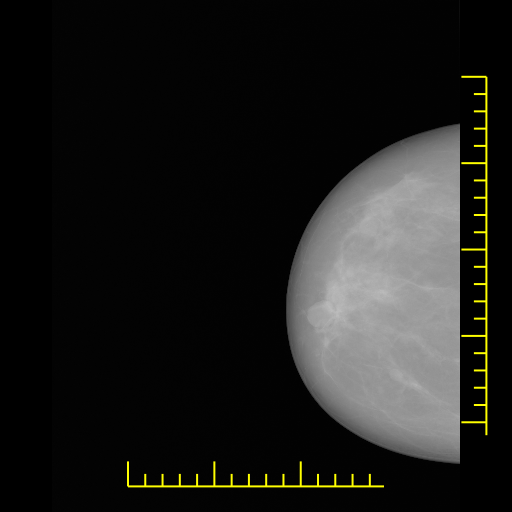
#> input picture Dataset/CC/Benign/336.jpg, 512 x 512 px; its folder holds only this picture in this run
$ jupyter execute --allow-errors 01_preprocessing.ipynb   (shell and % lines are left out)
#> lines starting #> are read from the running program, lines starting #| are printed output that depends on the picture; after the words box and inside, x2 and y2 are one past the last pixel; in counts of white or black regions, pixels touching at a corner belong together
# 01 — Mammography Preprocessing

Preprocessing pipeline for dual-view (CC + MLO) full-field digital mammograms.

**Pipeline:** artifact removal → breast-ROI crop → orientation normalization → pectoral-muscle removal (MLO only) → CLAHE → square resize-pad.

**Input:** `RAW_ROOT/{CC,MLO}/{Benign,Malign,Normal}/*.{png,jpg,...}`
**Output:** `PROC_ROOT/{CC,MLO}/{Benign,Malign,Normal}/<name>_proc.png` (1024×1024, grayscale)

Deterministic and non-destructive: raw images are never modified.

[cell 1]
# Configuration

import os
import cv2
import warnings
import numpy as np
import matplotlib
import matplotlib.pyplot as plt
from tqdm.auto import tqdm

matplotlib.rcParams.update({'figure.dpi': 150, 'font.size': 10})
warnings.filterwarnings('ignore')

# Auto-detect the raw data root (must contain CC/Benign and MLO/Benign).
RAW_CANDIDATES = [
    '/home/user/Projeler/Mamografi/raw',
    '/home/user/Projeler/Mamografi',
]
RAW_ROOT = next(
    (r for r in RAW_CANDIDATES
     if os.path.isdir(os.path.join(r, 'CC', 'Benign'))
     and os.path.isdir(os.path.join(r, 'MLO', 'Benign'))),
    None,
)
assert RAW_ROOT, f'No raw root with CC/Benign and MLO/Benign found in {RAW_CANDIDATES}. Set RAW_ROOT manually.'

PROC_ROOT   = '/home/user/Projeler/Mamografi/processed'
TARGET_SIZE = 1024
CLAHE_CLIP  = 2.0
CLAHE_TILE  = 8
VALID_EXTS  = ('.jpg', '.jpeg', '.png', '.bmp', '.tif', '.tiff')

# Raw subfolder -> processed relative path.
FOLDER_MAP = {
    'CC':  {'Benign': 'CC/Benign',  'Malign': 'CC/Malign',  'Normal': 'CC/Normal'},
    'MLO': {'Benign': 'MLO/Benign', 'Malign': 'MLO/Malign', 'Normal': 'MLO/Normal'},
}

print(f'RAW_ROOT   : {RAW_ROOT}')
print(f'PROC_ROOT  : {PROC_ROOT}')
print(f'TARGET_SIZE: {TARGET_SIZE}px | CLAHE clip={CLAHE_CLIP}, tile={CLAHE_TILE}x{CLAHE_TILE}')
#> (the rest of this cell did not finish here and is left out)

[cell 2]
# Preprocessing functions

def remove_artifacts(gray, bgr=None):
    """Remove text annotations, scale bars and bright overlays.

    Strategies: (1) HSV color masking of yellow markers and white text;
    (2) morphological top-hat + connected-component analysis for small bright
    objects; (3) border-region bright suppression; (4) tissue-protection gate
    that excludes the two largest bright components (breast tissue);
    (5) adaptive inpainting (NS for sparse masks, TELEA otherwise).
    """
    H, W = gray.shape
    combined = np.zeros((H, W), dtype=np.uint8)

    # 1. HSV color masking
    if bgr is not None:
        hsv = cv2.cvtColor(bgr, cv2.COLOR_BGR2HSV)
        yellow = cv2.inRange(hsv, np.array([15, 50, 80], np.uint8), np.array([45, 255, 255], np.uint8))
        white  = cv2.inRange(hsv, np.array([0, 0, 200], np.uint8), np.array([180, 35, 255], np.uint8))
        color_mask = cv2.dilate(cv2.bitwise_or(yellow, white), np.ones((5, 5), np.uint8), iterations=2)
        combined = cv2.bitwise_or(combined, color_mask)

    # 2. Morphological top-hat + connected-component analysis
    tophat = cv2.morphologyEx(gray, cv2.MORPH_TOPHAT, cv2.getStructuringElement(cv2.MORPH_RECT, (35, 35)))
    _, tophat_bin = cv2.threshold(tophat, 22, 255, cv2.THRESH_BINARY)
    n, labels, stats, _ = cv2.connectedComponentsWithStats(tophat_bin, connectivity=8)
    morph_mask = np.zeros_like(tophat_bin)
    for i in range(1, n):
        a = stats[i, cv2.CC_STAT_AREA]
        x0, y0 = stats[i, cv2.CC_STAT_LEFT], stats[i, cv2.CC_STAT_TOP]
        w0, h0 = stats[i, cv2.CC_STAT_WIDTH], stats[i, cv2.CC_STAT_HEIGHT]
        near_border = (x0 < W * 0.12 or x0 + w0 > W * 0.88 or y0 < H * 0.12 or y0 + h0 > H * 0.88)
        if (10 < a < 600) or (near_border and a < 5000):
            morph_mask[labels == i] = 255
    morph_mask = cv2.dilate(morph_mask, np.ones((5, 5), np.uint8), iterations=1)
    combined = cv2.bitwise_or(combined, morph_mask)

    # 3. Border-region bright suppression
    bh, bw = int(H * 0.12), int(W * 0.12)
    tissue_px = gray[gray > 10]
    t_mean = float(tissue_px.mean()) if len(tissue_px) > 100 else 50.0
    bright_thr = int(min(t_mean * 1.30, 230))
    border = np.zeros((H, W), dtype=np.uint8)
    border[:bh, :] = 255; border[H - bh:, :] = 255
    border[:, :bw] = 255; border[:, W - bw:] = 255
    bright_bdr = cv2.bitwise_and(border, (gray > bright_thr).astype(np.uint8) * 255)
    combined = cv2.bitwise_or(combined, bright_bdr)

    # 4. Tissue-protection gate
    _, otsu_bin = cv2.threshold(gray, 0, 255, cv2.THRESH_BINARY + cv2.THRESH_OTSU)
    nb_t, lab_t, stats_t, _ = cv2.connectedComponentsWithStats(otsu_bin, connectivity=8)
    if nb_t >= 2:
        top2 = sorted(range(1, nb_t), key=lambda i: stats_t[i, cv2.CC_STAT_AREA], reverse=True)[:2]
        protect = np.zeros_like(gray, dtype=np.uint8)
        for idx in top2:
            protect[lab_t == idx] = 255
        protect_e = cv2.erode(protect, np.ones((17, 17), np.uint8), iterations=3)
        combined[protect_e > 0] = 0

    # 5. Adaptive inpainting
    mask_frac = float(combined.sum()) / (H * W * 255)
    method = cv2.INPAINT_NS if mask_frac < 0.04 else cv2.INPAINT_TELEA
    cleaned = cv2.inpaint(gray, combined, 7, method)
    return cleaned, combined


def crop_breast_roi(gray, pad_frac=0.02):
    """Crop to the largest Otsu connected component (breast) with relative padding."""
    blur = cv2.GaussianBlur(gray, (15, 15), 0)
    _, binary = cv2.threshold(blur, 0, 255, cv2.THRESH_BINARY + cv2.THRESH_OTSU)
    n, labels, stats, _ = cv2.connectedComponentsWithStats(binary, connectivity=8)
    if n < 2:
        return gray
    largest = int(np.argmax(stats[1:, cv2.CC_STAT_AREA])) + 1
    x, y = stats[largest, cv2.CC_STAT_LEFT], stats[largest, cv2.CC_STAT_TOP]
    w, h = stats[largest, cv2.CC_STAT_WIDTH], stats[largest, cv2.CC_STAT_HEIGHT]
    H, W = gray.shape
    px, py = int(W * pad_frac), int(H * pad_frac)
    return gray[max(0, y - py):min(H, y + h + py), max(0, x - px):min(W, x + w + px)]


def normalize_orientation(gray):
    """Flip horizontally so breast tissue always faces right."""
    W = gray.shape[1]
    flip = bool(gray[:, :W // 2].mean() > gray[:, W // 2:].mean())
    return (cv2.flip(gray, 1) if flip else gray), flip


def remove_pectoral_mlo(gray, search_frac=0.45):
    """Conservative MLO pectoral-muscle removal.

    Searches the upper region for a bright triangular contour touching the top
    border near a lateral edge, fits a line to its inner boundary, and zeroes the
    pectoral side. Returns the image unchanged if no clear pectoral is found.
    """
    H, W = gray.shape
    sh = int(H * search_frac)
    upper = gray[:sh, :]
    blur = cv2.GaussianBlur(upper, (11, 11), 0)
    _, binary = cv2.threshold(blur, 0, 255, cv2.THRESH_BINARY + cv2.THRESH_OTSU)
    contours, _ = cv2.findContours(binary, cv2.RETR_EXTERNAL, cv2.CHAIN_APPROX_SIMPLE)
    pect_cnt = None
    for cnt in sorted(contours, key=cv2.contourArea, reverse=True)[:5]:
        if cv2.contourArea(cnt) < 500:
            continue
        M = cv2.moments(cnt)
        if M['m00'] == 0:
            continue
        cx, cy = M['m10'] / M['m00'], M['m01'] / M['m00']
        if int(cnt[:, 0, 1].min()) < 5 and cy < sh * 0.4 and (cx < W * 0.3 or cx > W * 0.7):
            pect_cnt = cnt
            break
    if pect_cnt is None or len(pect_cnt) < 5:
        return gray
    vx, vy, x0, y0 = (float(v) for v in cv2.fitLine(pect_cnt, cv2.DIST_L2, 0, 0.01, 0.01))
    cx = cv2.moments(pect_cnt)['m10'] / cv2.moments(pect_cnt)['m00']
    result = gray.copy()
    for row in range(sh):
        col = int(x0 + (vx / vy) * (row - y0)) if abs(vy) > 1e-6 else int(x0)
        col = max(0, min(W - 1, col))
        if cx < W / 2:
            result[row, :col] = 0
        else:
            result[row, col:] = 0
    return result


def resize_pad(gray, size):
    """Aspect-ratio-preserving resize, zero-padded to a square canvas."""
    h, w = gray.shape
    scale = size / max(h, w)
    nh, nw = max(1, int(round(h * scale))), max(1, int(round(w * scale)))
    resized = cv2.resize(gray, (nw, nh), interpolation=cv2.INTER_AREA)
    canvas = np.zeros((size, size), dtype=np.uint8)
    canvas[(size - nh) // 2:(size - nh) // 2 + nh, (size - nw) // 2:(size - nw) // 2 + nw] = resized
    return canvas


def preprocess(img_path, target_size=1024, view='CC', clahe_clip=2.0, clahe_tile=8):
    """Run the full preprocessing pipeline on a single mammogram."""
    bgr = cv2.imread(img_path)
    if bgr is None:
        raise FileNotFoundError(f'Cannot load: {img_path}')
    gray = cv2.cvtColor(bgr, cv2.COLOR_BGR2GRAY)
    gray, art_mask = remove_artifacts(gray, bgr)
    gray = crop_breast_roi(gray)
    gray, flipped = normalize_orientation(gray)
    pectoral_removed = False
    if view.upper() == 'MLO':
        before = gray.copy()
        gray = remove_pectoral_mlo(gray)
        pectoral_removed = bool((before != gray).any())
    clahe = cv2.createCLAHE(clipLimit=clahe_clip, tileGridSize=(clahe_tile, clahe_tile))
    gray = clahe.apply(gray)
    gray = resize_pad(gray, target_size)
    meta = {'view': view, 'artifact_px': int(art_mask.sum() // 255),
            'flipped': flipped, 'pectoral_removed': pectoral_removed}
    return gray, meta

print('Preprocessing functions loaded.')

[cell 3]
# Quality-control visualization: CC and MLO, step by step

def find_first_image(folder):
    for dp, _, fs in os.walk(folder):
        for f in sorted(fs):
            if f.lower().endswith(VALID_EXTS):
                return os.path.join(dp, f)
    return None

test_cc  = find_first_image(os.path.join(RAW_ROOT, 'CC'))
test_mlo = find_first_image(os.path.join(RAW_ROOT, 'MLO'))
print(f'CC  sample : {test_cc}')
print(f'MLO sample : {test_mlo}')

STEP_LABELS = ['1. Raw', '2. Artifact removal', '3. Crop + orient', '4. Pectoral (MLO)', '5. CLAHE + resize']
fig, axes = plt.subplots(2, 5, figsize=(26, 10))

for ri, (path, view) in enumerate([(test_cc, 'CC'), (test_mlo, 'MLO')]):
    if path is None:
        for ax in axes[ri]:
            ax.axis('off')
        print(f'[WARN] No sample found for {view}')
        continue
    bgr = cv2.imread(path)
#> bgr is the input picture: shape (512, 512, 3); mean B, G, R 26.7, 28.9, 28.9
    gray0 = cv2.cvtColor(bgr, cv2.COLOR_BGR2GRAY)
    g1, art_mask = remove_artifacts(gray0.copy(), bgr)
#> in remove_artifacts, `hsv = cv2.cvtColor(bgr, cv2.COLOR_BGR2HSV)`: hsv: shape (512, 512, 3); mean H, S, V 0.4, 3.3, 28.9
#> in remove_artifacts, `yellow = cv2.inRange(hsv, np.array([15, 50, 80], np.uint8), np.array([..`:
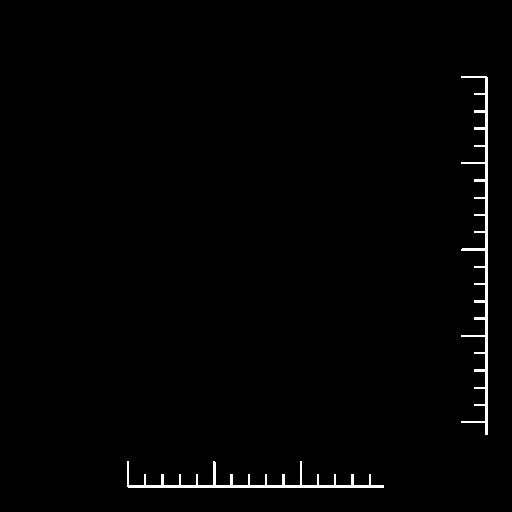
#> yellow: shape (512, 512); 1.1% white; 2 white regions, box (x1, y1, x2, y2) and area: (461, 76, 488, 435) 1757, (127, 461, 384, 488) 1245
#> in remove_artifacts, `white  = cv2.inRange(hsv, np.array([0, 0, 200], np.uint8), np.array([1..`: white: shape (512, 512); every value is 0
#> in remove_artifacts, `color_mask = cv2.dilate(cv2.bitwise_or(yellow, white), np.ones((5, 5),..`: color_mask: shape (512, 512); 4.6% white; 2 white regions, box (x1, y1, x2, y2) and area: (457, 72, 492, 439) 7085, (123, 457, 388, 492) 5021
#> in remove_artifacts, `_, tophat_bin = cv2.threshold(tophat, 22, 255, cv2.THRESH_BINARY)`: tophat_bin: shape (512, 512); 1.5% white; 14 white regions (7 under 20 px), largest, box (x1, y1, x2, y2) and area: (461, 75, 488, 436) 1915, (127, 461, 384, 488) 1332, (428, 123, 460, 143) 287
#> in remove_artifacts, `n, labels, stats, _ = cv2.connectedComponentsWithStats(tophat_bin, con..`:
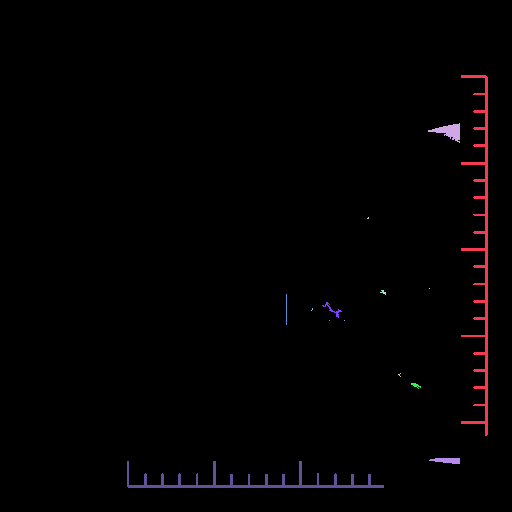
#> labels: shape (512, 512) int32; 15 distinct labels, from 0 to 14; one colour per label, 0 black
#> in remove_artifacts, `n, labels, stats, _ = cv2.connectedComponentsWithStats(tophat_bin, con..`: n = 15; stats = 15 rows, first 6: [0, 0, 512, 512, 258327], [461, 75, 27, 361, 1915], [428, 123, 32, 20, 287], [367, 217, 2, 2, 3], [429, 288, 1, 1, 1], [380, 290, 6, 5, 15]
#> the loop in remove_artifacts, `for i in range(1, n):` made 14 passes
#> (a, x0, y0, w0, h0, near_border) on passes 1 to 12: (1915, 461, 75, 27, 361, True), (287, 428, 123, 32, 20, True), (3, 367, 217, 2, 2, False), (1, 429, 288, 1, 1, False), (15, 380, 290, 6, 5, False), (31, 286, 294, 1, 31, False), (60, 322, 302, 20, 16, False), (3, 311, 308, 2, 3, False), (1, 329, 320, 1, 1, False), (1, 344, 320, 1, 1, False), (5, 398, 373, 3, 4, False), (27, 411, 383, 10, 6, False)
#> in remove_artifacts, `morph_mask = cv2.dilate(morph_mask, np.ones((5, 5), np.uint8), iterati..`: morph_mask: shape (512, 512); 3.5% white; 8 white regions, largest, box (x1, y1, x2, y2) and area: (459, 73, 490, 438) 4635, (125, 459, 386, 490) 3228, (426, 121, 462, 145) 520
#> in remove_artifacts, `combined = cv2.bitwise_or(combined, morph_mask)`:
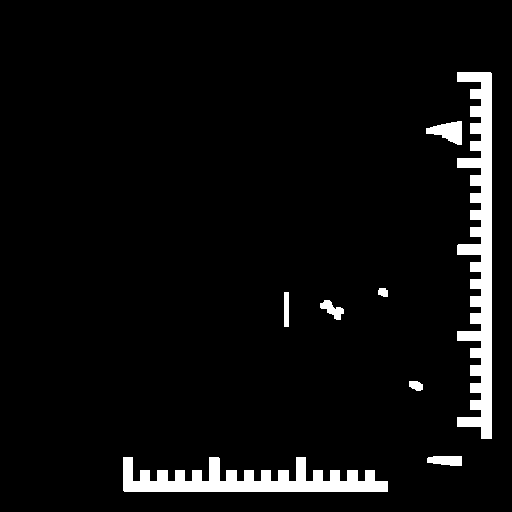
#> combined: shape (512, 512); 5.2% white; 8 white regions, largest, box (x1, y1, x2, y2) and area: (457, 72, 492, 439) 7085, (123, 457, 388, 492) 5021, (426, 121, 462, 145) 520
#> in remove_artifacts, `t_mean = float(tissue_px.mean()) if len(tissue_px) > 100 else 50.0`: t_mean = 143.7
#> in remove_artifacts, `bright_thr = int(min(t_mean * 1.30, 230))`: bright_thr = 186
#> in remove_artifacts, `bright_bdr = cv2.bitwise_and(border, (gray > bright_thr).astype(np.uin..`: bright_bdr: shape (512, 512); 0.51% white in thin lines or dots, all inside (x1, y1, x2, y2) = (127, 76, 487, 487)
#> in remove_artifacts, `bright_bdr = cv2.bitwise_and(border, (gray > bright_thr).astype(np.uin..`:
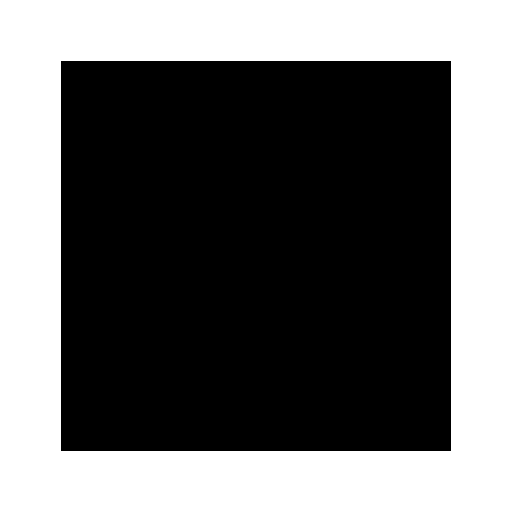
#> border: shape (512, 512); 42% white; 1 white region, box (x1, y1, x2, y2) and area: (0, 0, 512, 512) 110044
#> in remove_artifacts, `_, otsu_bin = cv2.threshold(gray, 0, 255, cv2.THRESH_BINARY + cv2.THRE..`: otsu_bin: shape (512, 512); 18.4% white; 4 white regions (1 under 20 px), largest, box (x1, y1, x2, y2) and area: (287, 125, 460, 463) 45196, (461, 76, 488, 435) 1756, (127, 461, 384, 488) 1245
#> in remove_artifacts, `nb_t, lab_t, stats_t, _ = cv2.connectedComponentsWithStats(otsu_bin, c..`:
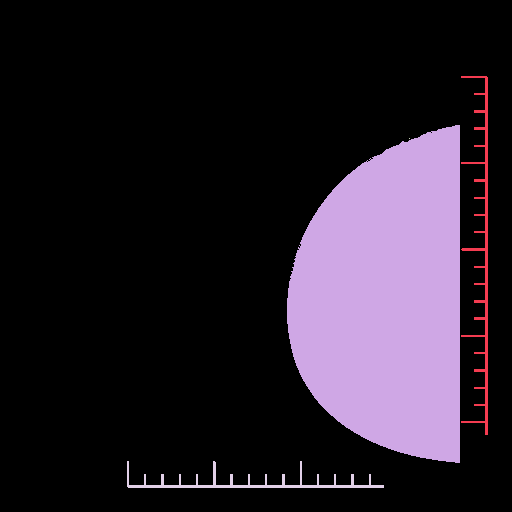
#> lab_t: shape (512, 512) int32; 5 distinct labels, from 0 to 4; one colour per label, 0 black
#> in remove_artifacts, `nb_t, lab_t, stats_t, _ = cv2.connectedComponentsWithStats(otsu_bin, c..`: nb_t = 5; stats_t = [[0, 0, 512, 512, 213946], [461, 76, 27, 359, 1756], [287, 125, 173, 338, 45196], [409, 138, 1, 1, 1], [127, 461, 257, 27, 1245]]
#> in remove_artifacts, `top2 = sorted(range(1, nb_t), key=lambda i: stats_t[i, cv2.CC_STAT_ARE..`: top2 = [2, 1]
#> the loop in remove_artifacts, `for idx in top2:` made 2 passes
#> idx on pass 1: 2
#> after the loop in remove_artifacts, `for idx in top2:`:
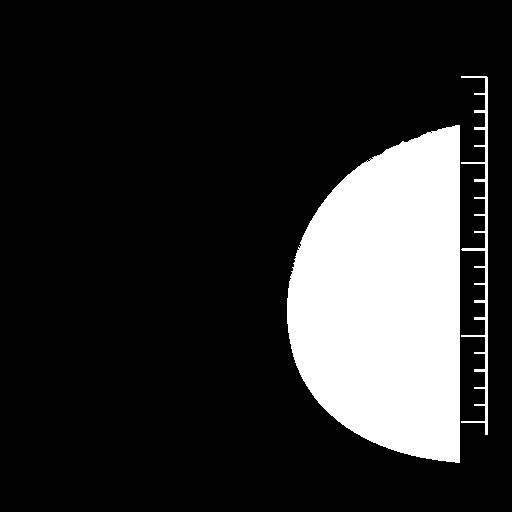
#> protect: shape (512, 512); 17.9% white; 2 white regions, box (x1, y1, x2, y2) and area: (287, 125, 460, 463) 45196, (461, 76, 488, 435) 1756
#> in remove_artifacts, `protect_e = cv2.erode(protect, np.ones((17, 17), np.uint8), iterations..`: protect_e: shape (512, 512); 8.9% white; 1 white region, box (x1, y1, x2, y2) and area: (313, 163, 436, 432) 23410
#> in remove_artifacts, `combined[protect_e > 0] = 0`:
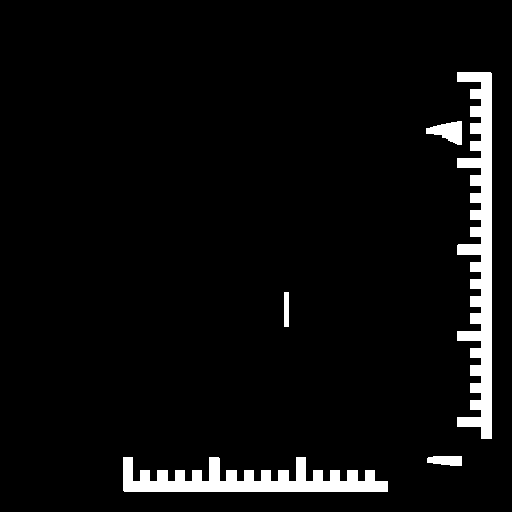
#> combined: shape (512, 512); 5% white; 5 white regions, box (x1, y1, x2, y2) and area: (457, 72, 492, 439) 7085, (123, 457, 388, 492) 5021, (426, 121, 462, 145) 520, (427, 456, 462, 466) 300, (284, 292, 289, 327) 175
#> in remove_artifacts, `mask_frac = float(combined.sum()) / (H * W * 255)`: mask_frac = 0.05
#> in remove_artifacts, `method = cv2.INPAINT_NS if mask_frac < 0.04 else cv2.INPAINT_TELEA`: method = 1
    g2 = crop_breast_roi(g1)
#> in crop_breast_roi, `_, binary = cv2.threshold(blur, 0, 255, cv2.THRESH_BINARY + cv2.THRESH..`:
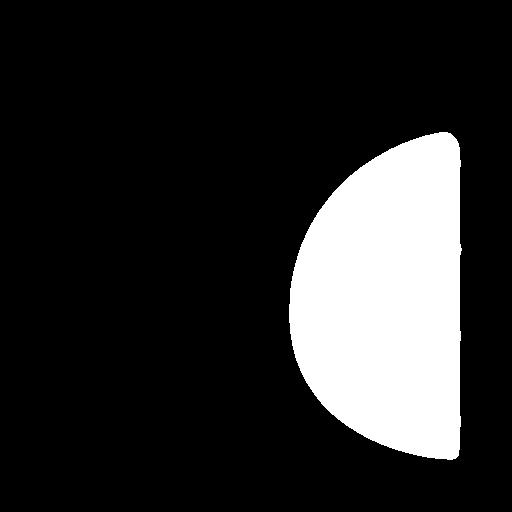
#> binary: shape (512, 512); 16.9% white; 1 white region, box (x1, y1, x2, y2) and area: (289, 132, 462, 460) 44201
#> in crop_breast_roi, `n, labels, stats, _ = cv2.connectedComponentsWithStats(binary, connect..`: n = 2; stats = [[0, 0, 512, 512, 217943], [289, 132, 173, 328, 44201]]
#> in crop_breast_roi, `largest = int(np.argmax(stats[1:, cv2.CC_STAT_AREA])) + 1`: largest = 1
#> in crop_breast_roi, `x, y = stats[largest, cv2.CC_STAT_LEFT], stats[largest, cv2.CC_STAT_TOP]`: x = 289; y = 132
#> in crop_breast_roi, `w, h = stats[largest, cv2.CC_STAT_WIDTH], stats[largest, cv2.CC_STAT_H..`: w = 173; h = 328
#> in crop_breast_roi, `return gray[max(0, y - py):min(H, y + h + py), max(0, x - px):min(W, x..`:
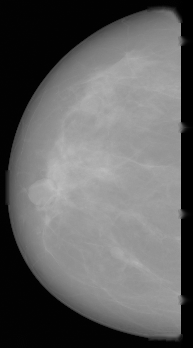
#> returned value: shape (348, 193); min 0, max 188, mean 98.6
    g3, flipped = normalize_orientation(g2)
#> in normalize_orientation, `flip = bool(gray[:, :W // 2].mean() > gray[:, W // 2:].mean())`: flip = False
#> flipped = False
    g4 = remove_pectoral_mlo(g3) if view == 'MLO' else g3.copy()
    clahe_op = cv2.createCLAHE(clipLimit=CLAHE_CLIP, tileGridSize=(CLAHE_TILE, CLAHE_TILE))
    g5 = resize_pad(clahe_op.apply(g4), TARGET_SIZE)
#> in resize_pad, `canvas[(size - nh) // 2:(size - nh) // 2 + nh, (size - nw) // 2:(size ..`:
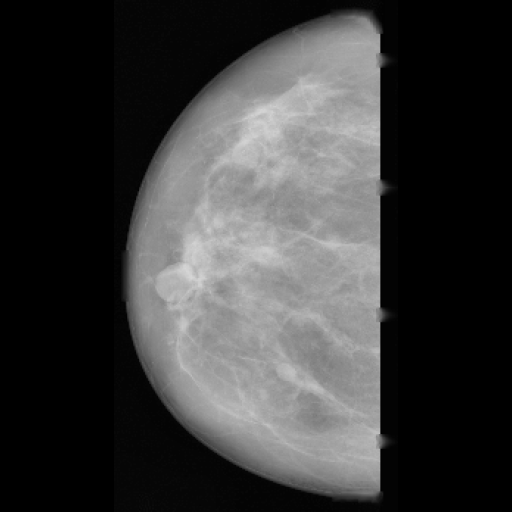
#> canvas: shape (1024, 1024) (shown at 1/2 size); min 0, max 214, mean 58
    pect_note = ('Pectoral removed' if (g3 != g4).any()
                 else 'No pectoral detected' if view == 'MLO' else 'N/A (CC view)')
#> pect_note = 'N/A (CC view)'
    details = [f'{gray0.shape[1]}x{gray0.shape[0]} px',
               f'{int(art_mask.sum() // 255)} px inpainted',
               f"{'Flipped' if flipped else 'No flip'} | {g3.shape[1]}x{g3.shape[0]}",
               pect_note,
               f'{TARGET_SIZE}x{TARGET_SIZE} px']
#> details = ['512x512 px', '13101 px inpainted', 'No flip | 193x348', 'N/A (CC view)', '1024x1024 px']
    for ci, (img, lbl, det) in enumerate(zip([gray0, g1, g3, g4, g5], STEP_LABELS, details)):
        ax = axes[ri, ci]
        ax.imshow(img, cmap='gray', aspect='auto')
        ax.set_title(f'[{view}] {lbl}\n{det}', fontsize=9, pad=4)
        ax.axis('off')
#> this loop made 5 passes
#> (lbl, det) on passes 1 to 5: ('1. Raw', '512x512 px'), ('2. Artifact removal', '13101 px inpainted'), ('3. Crop + orient', 'No flip | 193x348'), ('4. Pectoral (MLO)', 'N/A (CC view)'), ('5. CLAHE + resize', '1024x1024 px')

plt.suptitle('Preprocessing pipeline — step-by-step QC | Top: CC | Bottom: MLO', fontsize=12, y=1.01)
plt.tight_layout()
fig.savefig('preprocessing_qc.png', dpi=150, bbox_inches='tight')
plt.show()
print('Saved: preprocessing_qc.png')

[cell 4]
# Batch processing: all classes, both views

errors, summary = [], {}

for view, class_map in FOLDER_MAP.items():
    for raw_cls, proc_rel in class_map.items():
        raw_dir = os.path.join(RAW_ROOT, view, raw_cls)
        proc_dir = os.path.join(PROC_ROOT, proc_rel)
        if not os.path.isdir(raw_dir):
            print(f'[WARN] Not found: {raw_dir} — skipped')
            continue
        os.makedirs(proc_dir, exist_ok=True)
        files = sorted(f for f in os.listdir(raw_dir) if f.lower().endswith(VALID_EXTS))
        ok = 0
        for fname in tqdm(files, desc=f'{view}/{raw_cls}', leave=True):
            src = os.path.join(raw_dir, fname)
            dst = os.path.join(proc_dir, os.path.splitext(fname)[0] + '_proc.png')
            try:
                img, _ = preprocess(src, target_size=TARGET_SIZE, view=view,
                                    clahe_clip=CLAHE_CLIP, clahe_tile=CLAHE_TILE)
#> the loop in remove_artifacts (call 2), `for i in range(1, n):` made 14 passes
#> the loop in remove_artifacts (call 2), `for idx in top2:` made 2 passes
#> in preprocess, `gray, flipped = normalize_orientation(gray)`: flipped = False
#> in preprocess, `meta = {'view': view, 'artifact_px': int(art_mask.sum() // 255), 'flip..`: meta = {'view': 'CC', 'artifact_px': 13101, 'flipped': False, 'pectoral_removed': False}
                cv2.imwrite(dst, img)
                ok += 1
            except Exception as exc:
                errors.append({'view': view, 'cls': raw_cls, 'file': fname, 'error': str(exc)})
        summary[f'{view}/{raw_cls}'] = {'ok': ok, 'total': len(files)}

print('\n' + '=' * 60)
print('  BATCH PROCESSING SUMMARY')
print('=' * 60)
tok = sum(v['ok'] for v in summary.values())
tall = sum(v['total'] for v in summary.values())
print(f'  Total: {tok}/{tall} processed')
for k, v in summary.items():
    print(f"  [{'OK' if v['ok'] == v['total'] else 'PARTIAL'}] {k}: {v['ok']}/{v['total']}")
if errors:
    print(f'\n  Errors ({len(errors)}):')
    for e in errors[:10]:
        print(f"    {e['view']}/{e['cls']}/{e['file']}: {e['error']}")
else:
    print('\n  No errors. All images processed cleanly.')
print(f'\n  Output: {PROC_ROOT}')
print('  Next: run 02_data_pipeline.ipynb')
